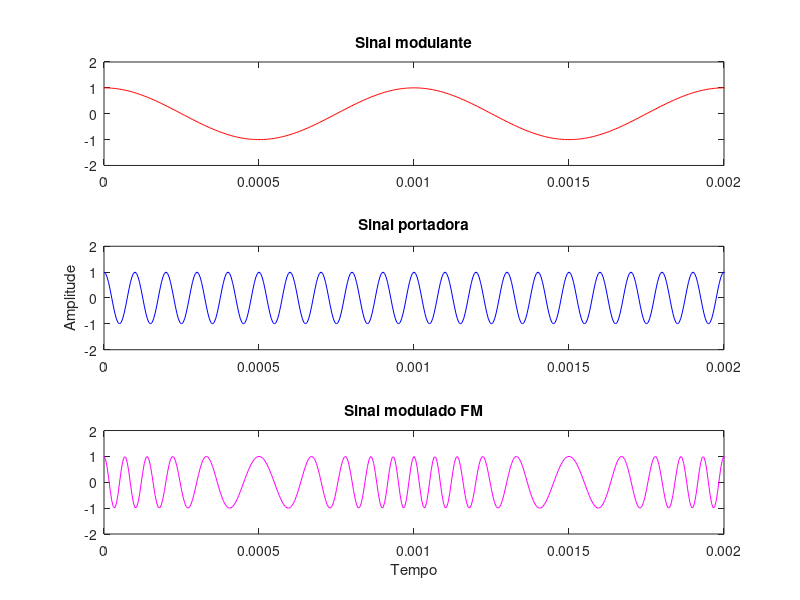
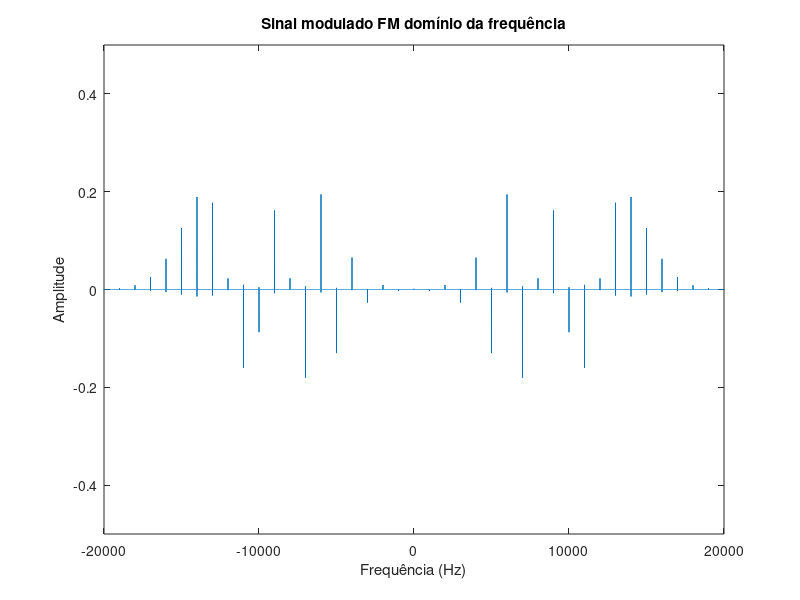

These figures' MATLAB source, in order:
clear all
close all
clc

% Frequencias dos sinais
fm = 1000;
fc = 10000;
 

% Fator de amostragem 
N = 200;

% Frequencia de amostragem
fs = N*fm;

% Numero de periodos
num_p = 1000;

% Tempo final
tempo_final = num_p*(1/fm);

% Periodo de amostragem
Ts = 1/fs;

% Vetor tempo
t = 0:Ts:tempo_final;

% Vetor frequencia
f_passo =  1/tempo_final;
f = -fs/2:f_passo:fs/2;    

% Amplitudes dos sinais
Am = 1;
Ac = 1;

% Índice de modulacao 
beta = 5;

% Sinais
a = Am*cos(2*pi*fm.*t);
c = Ac*cos(2*pi*fc.*t);
FM = Ac*cos(2*pi*fc.*t + beta*sin(2*pi*fm.*t));

FM_fft = fftshift(fft(FM))/length(FM);

% Graficos no dominio da frequencia
figure(1)
subplot(311)
plot(t,a,'r')
axis([0 tempo_final/500 -Am-1 Am+1])
title('Sinal modulante')

subplot(312)
plot(t,c,'b')
axis([0 tempo_final/500 -Am-1 Am+1])
title('Sinal portadora')
ylabel('Amplitude')

subplot(313)
plot(t,FM,'m')
axis([0 tempo_final/500 -Am-1 Am+1])
title('Sinal modulado FM')
xlabel('Tempo')

% Sinal FM no dominio da frequencia
figure(2)
plot(f,FM_fft)
axis([-2*fc 2*fc -0.5*Am 0.5*Am])
title('Sinal modulado FM domínio da frequência')
xlabel('Frequência (Hz)')
ylabel('Amplitude')
